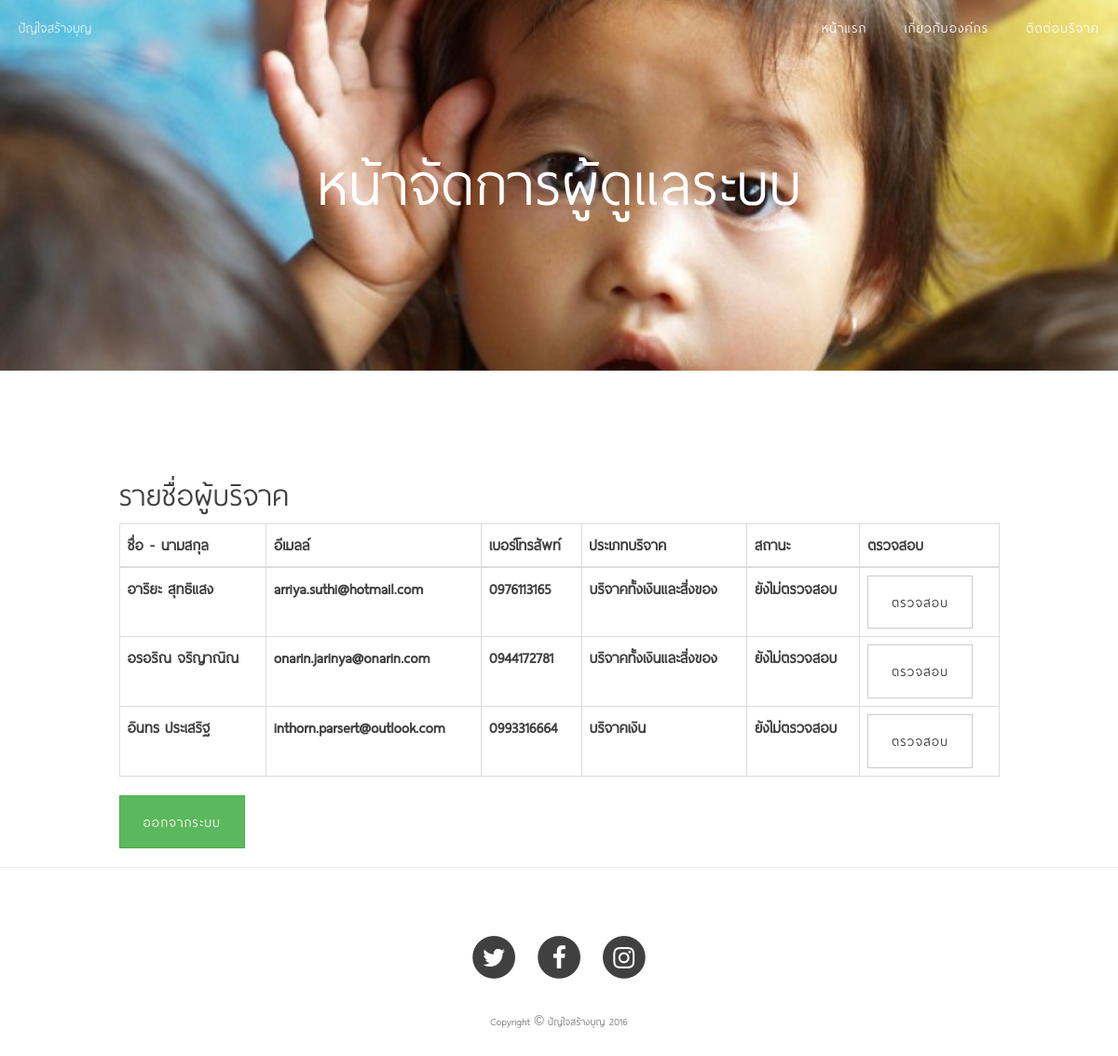
Page /admin/index.php (signed in) on the committed database.
### tables this page shows
CREATE TABLE `tab_donate` (
  `donate_id` int(11) NOT NULL,
  `name` varchar(250) NOT NULL,
  `email` varchar(250) NOT NULL,
  `phone` char(10) NOT NULL,
  `details` varchar(100) NOT NULL,
  `items` varchar(250) DEFAULT NULL,
  `money` int(7) DEFAULT NULL,
  `status` int(1) NOT NULL
);

### admin/index.php (the view, shortened to what this page needs)
<?php
		$donate_sql = "SELECT *FROM tab_donate ";
		$donate_query = mysql_query($donate_sql);
?>
<!Doctype html>
<html >
<head>
	<link href="http://maxcdn.bootstrapcdn.com/font-awesome/4.1.0/css/font-awesome.min.css" rel="stylesheet" type="text/css">
	<link rel="stylesheet" href="../themes/css/bootstrap.min.css">
    <link href="../themes/css/project.css" rel="stylesheet">
</head>
<body>
	 <nav class="navbar navbar-default navbar-custom navbar-fixed-top">
		<div class="container-fluid">
			<div class="navbar-header page-scroll">
                <a class="navbar-brand" href="../index.php">ปัญใจสร้างบุญ</a>
            </div>
			<div class="collapse navbar-collapse" id="bs-example-navbar-collapse-1">
                <ul class="nav navbar-nav navbar-right">
                    <li>
                        <a href="../index.php">หน้าแรก</a>
                    </li>
                    <li>
                        <a href="../about.php">เกี่ยวกับองค์กร</a>
                    </li>
                    <li>
                        <a href="../contact.php">ติดต่อบริจาค</a>
                    </li>
                </ul>
            </div>
		</div>
	 </nav>
    <header class="intro-header" style="background-image: url('../themes/images/admin-bg.jpg')">
        <div class="container">
            <div class="row">
                <div class="col-lg-8 col-lg-offset-2 col-md-10 col-md-offset-1">
                    <div class="site-heading">
                        <h1>หน้าจัดการผู้ดูแลระบบ</h1>
                    </div>
                </div>
            </div>
        </div>
    </header>
    <article>
        <div class="container">
            <div class="row">
			<?php
				  if(isset($_SESSION["admin_user"]) == "")
				  {
			?>
			    <div class="col-lg-6 col-lg-offset-3 col-md-6 col-md-offset-3">
					<h3 class="section-heading">Login เข้าสู่ระบบ</h3>
					<form name="adminLogin" action="<?php $_SERVER['PHP_SELF'] ?>" method="post" />
						<div class="row control-group">
							<div class="form-group col-xs-12 floating-label-form-group controls">
								<input name="username" type="text" class="form-control" placeholder="Username"  required>
							</div>
						</div>
						<div class="row control-group">
							<div class="form-group col-xs-12 floating-label-form-group controls">
								<input name="password" type="password" class="form-control" placeholder="Password"  required>
							</div>
						</div>
						<div class="row">
							<div class="form-group col-xs-12 floating-label-form-group controls">
								<button name="submit" type="submit" class="btn btn-default">Login</button>
							</div>
						</div>
					</form>
				</div>
			 <?php }
				   else
				   {
			?>
			<div class="col-lg-10 col-lg-offset-1 col-md-10 col-md-offset-1">
			<h2 class="section-heading">รายชื่อผู้บริจาค</h2>
			<div class="table-responsive">
				<table class="table table-bordered">
					<thead>
						<tr>
							<th>ชื่อ - นามสกุล</th>
							<th>อีเมลล์</th>
							<th>เบอร์โทรสัพท์</th>
							<th>ประเภทบริจาค</th>
							<th>สถานะ</th>
							<th>ตรวจสอบ</th>
						</tr>
					</thead>
					<tbody>
					<?php while($donate_result = mysql_fetch_array($donate_query)){ ?>
						<tr>
							<th scope="row">
								<?php echo $donate_result["name"];?>
							</th>
							<th>
								<?php echo $donate_result["email"];?>
							</th>
							<th>
								<?php echo $donate_result["phone"];?>
							</th>
							<th>
								<?php echo $donate_result["details"];?>
							</th>
							<th>
								<?php if($donate_result["status"] == 0){ echo 'ยังไม่ตรวจสอบ';}else{echo 'ตรวจสอบแล้ว';}; ?>
							</th>
							<th>
								<a href="check-<?php echo $donate_result["donate_id"];?>.php" class="btn btn-default">ตรวจสอบ</a>
							</th>
						</tr>
					<?php }?>
					</tbody>
				</table>
			</div>
				<a href="logout.php" class="btn btn-success">ออกจากระบบ</a>
			<?php } ?>
            </div>
           </div>
        </div>
    </article>
	<hr>
	<footer>
        <div class="container">
            <div class="row">
                <div class="col-lg-8 col-lg-offset-2 col-md-10 col-md-offset-1">
                    <ul class="list-inline text-center">
                        <li>
                            <a href="https://www.twitter.com" target="_blank">
                                <span class="fa-stack fa-lg">
                                    <i class="fa fa-circle fa-stack-2x"></i>
                                    <i class="fa fa-twitter fa-stack-1x fa-inverse"></i>
                                </span>
                            </a>
                        </li>
                        <li>
                            <a href="https://www.facebook.com" target="_blank">
                                <span class="fa-stack fa-lg">
                                    <i class="fa fa-circle fa-stack-2x"></i>
                                    <i class="fa fa-facebook fa-stack-1x fa-inverse"></i>
                                </span>
                            </a>
                        </li>
                        <li>
                            <a href="https://www.instagram.com" target="_blank">
                                <span class="fa-stack fa-lg">
                                    <i class="fa fa-circle fa-stack-2x"></i>
                                    <i class="fa fa-instagram fa-stack-1x fa-inverse"></i>
                                </span>
                            </a>
                        </li>
                    </ul>
                    <p class="copyright text-muted">Copyright &copy; ปัญใจสร้างบุญ 2016</p>
                </div>
            </div>
        </div>
    </footer>
</body>
</html>

### themes/css/project.css (style rules this page uses)
body { font-family: 'thai_sans_literegular', sans-serif; font-size: 20px; color: #404040; }
p { line-height: 1.5; margin: 30px 0; }
h1, h2, h3, h4, h5, h6 { font-family: 'thai_sans_literegular', sans-serif; font-weight: 400; }
a { color: #404040; }
.navbar-custom { position: absolute; top: 0; left: 0; width: 100%; z-index: 3; font-family: 'thai_sans_literegular', sans-serif; }
.navbar-custom .navbar-brand { font-weight: 400; }
.navbar-custom .nav li a { text-transform: uppercase; font-size: 18px; font-weight: 400; letter-spacing: 1px; }
@media only screen and (min-width: 768px) { .navbar-custom { background: transparent; border-bottom: 1px solid transparent; } }
@media only screen and (min-width: 768px) { .navbar-custom .navbar-brand { color: white; padding: 20px; } }
@media only screen and (min-width: 768px) { .navbar-custom .nav li a { color: white; padding: 20px; } }
@media only screen and (min-width: 1170px) { .navbar-custom { -webkit-transition: background-color 0.3s; -moz-transition: background-color 0.3s; transition: background-color 0.3s; -webkit-transform: translate3d(0, 0, 0); -moz-transform: translate3d(0, 0, 0); -ms-transform: translate3d(0, 0, 0); -o-transform: translate3d(0, 0, 0); transform: translate3d(0, 0, 0); -webkit-backface-visibility: hidden; backface-visibility: hidden; } }
.intro-header { background-color: #808080; background: no-repeat center center; background-attachment: scroll; -webkit-background-size: cover; -moz-background-size: cover; background-size: cover; -o-background-size: cover; margin-bottom: 50px; }
.intro-header .site-heading, .intro-header .post-heading, .intro-header .page-heading { padding: 100px 0 50px; color: white; }
@media only screen and (min-width: 768px) { .intro-header .site-heading, .intro-header .post-heading, .intro-header .page-heading { padding: 150px 0; } }
.intro-header .site-heading, .intro-header .page-heading { text-align: center; }
.intro-header .site-heading h1, .intro-header .page-heading h1 { margin-top: 0; font-size: 50px; }
@media only screen and (min-width: 768px) { .intro-header .site-heading h1, .intro-header .page-heading h1 { font-size: 80px; } }
.section-heading { font-size: 2em; margin-top: 60px; font-weight: 400; }
footer { padding: 50px 0 65px; }
footer .list-inline { margin: 0; padding: 0; }
footer .copyright { font-size: 14px; text-align: center; margin-bottom: 0; }
.btn { font-family: 'thai_sans_literegular', sans-serif; text-transform: uppercase; font-size: 18px; font-weight: 400; letter-spacing: 1px; border-radius: 0; padding: 15px 25px; }
body { webkit-tap-highlight-color: #0085a1; }

### rows in the picture
tab_donate: name "อาริยะ สุทธิแสง", email "arriya.suthi@hotmail.com", phone "0976113165", details "บริจาคทั้งเงินและสิ่งของ", status "ยังไม่ตรวจสอบ"
tab_donate: name "อรอริณ จริญาณิณ", email "onarin.jarinya@onarin.com", phone "0944172781", details "บริจาคทั้งเงินและสิ่งของ", status "ยังไม่ตรวจสอบ"
tab_donate: name "อินทร ประเสริฐ", email "inthorn.parsert@outlook.com", phone "0993316664", details "บริจาคเงิน", status "ยังไม่ตรวจสอบ"
